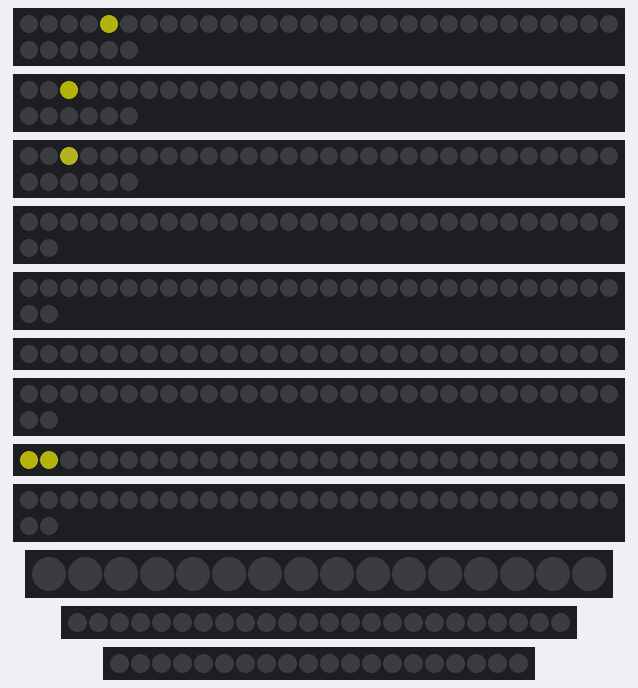
A sketch run on a simulated Arduino Mega 2560, built with avr-gcc and run on an emulated ATmega2560. Parts: 3 × 36 RGB LEDs in strip order, left to right, continuing on the next row, 4 × 32 RGB LEDs in strip order, left to right, continuing on the next row, 2 × 30 RGB LEDs in strip order, left to right, 16 RGB LEDs in strip order, left to right, 24 RGB LEDs in strip order, left to right, 20 RGB LEDs in strip order, left to right. Dim RGB values are drawn brighter than linear; random numbers use the default seed unless the sketch sets one.

Above: at 0.5 s.
At 5.3 s:
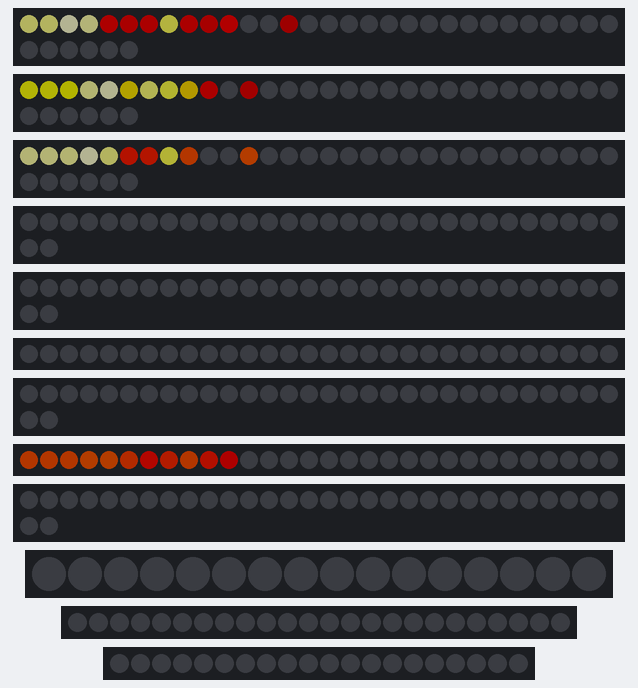
At 10.0 s:
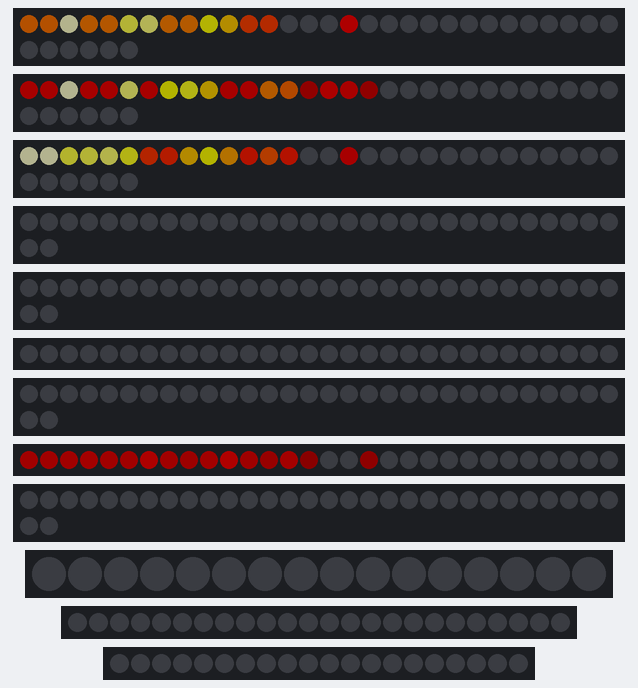
At 19.5 s:
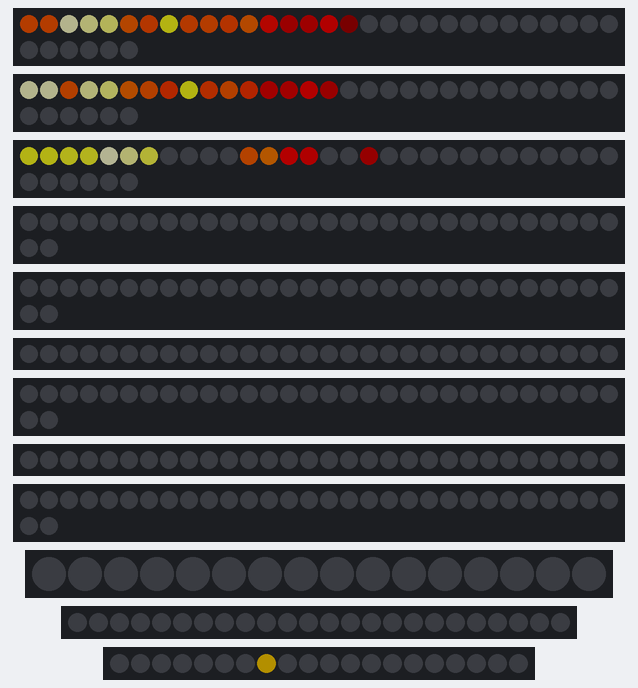
At 29.0 s:
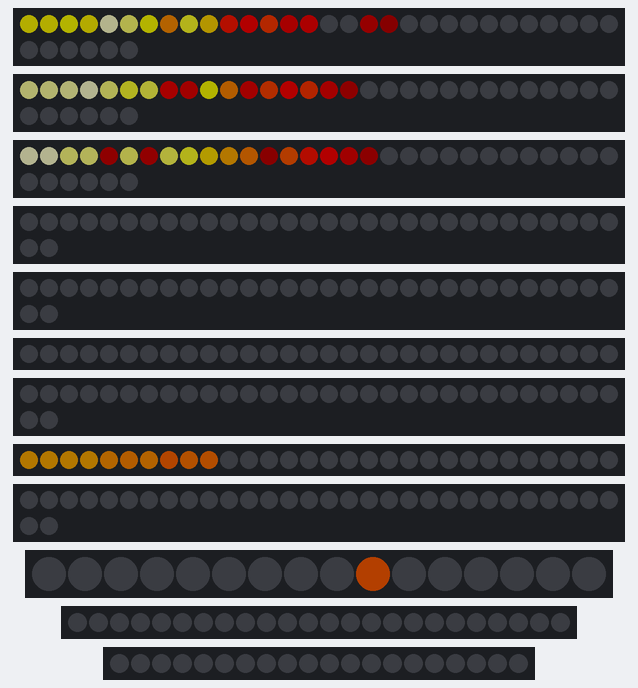
At 39.1 s:
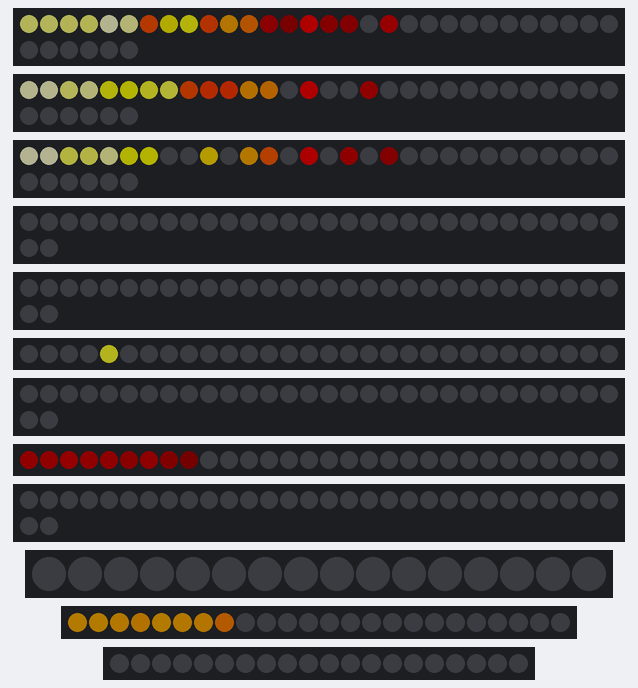

Measured:
- what the display in image 1 shows lasts 0.6 s, from 5.2 s to 5.8 s

The sketch:

CampfireMain.ino
```cpp
#include <FastLED.h>

#define BRIGHTNESS 60   // Set brightness (0-255)
#define LED_TYPE WS2811 // Specify the LED type
#define COLOR_ORDER BRG // Set the color order (BRG is typical for WS2811)

// Configuration for strips
#define NUM_STRIPS 23

// Define the number of LEDs for each strip, their radii, and their data pins
int numLedsPerStrip[NUM_STRIPS] = {36, 36, 36, 32, 32, 30, 32, 30, 32, 16, 24, 20, 28, 20, 20, 24, 20, 28, 16, 24, 20, 28, 16}; // Adjust for your setup

float stripRadii[NUM_STRIPS] = {9, 10, 10, 20, 21, 25, 21, 28, 21, 41, 35, 40, 31, 38, 35, 38, 39, 33, 45, 29, 42, 29, 35};                     // Radii for each strip (in cm)
float stripAngles[NUM_STRIPS] = {90, 332, 221, 171, 292, 262, 26, 71, 120, 252, 278, 304, 330, 350, 429, 96, 131, 149, 169, 194, 209, 230, 12}; // Angles for each strip (degrees)
int dataPins[NUM_STRIPS] = {22, 23, 24, 25, 26, 27, 28, 29, 30, 31, 32, 33, 34, 35, 36, 37, 38, 39, 40, 41, 42, 43, 44};                        // Data pins for each strip

// Define LED arrays for each strip
CRGB *leds[NUM_STRIPS];

// Fire simulation parameters
#define FireAnimationSpeed 30

#define FireCooldownBandTopMin 20
#define FireCooldownBandTopMax 30

#define FireCooldownBandPercentage 0.6 // 0 - 1

#define FireCooldownMin 14
#define FireCooldownMax 18

#define SparkStartingHeatMin 190
#define SparkStartingHeatMax 200

#define BaseHeatTransferPercentageMin 0.03

#define CenterSparkRate 200 // lower value is less chance 0 - 255
#define RandomOtherSpark 60 // lower value is less chance 0 - 255

#define MAX_DISTANCE 40.0 // Maximum distance for heat transfer

float maxRadius;

void setup()
{
    // Allocate LED arrays dynamically and initialize strips
    for (int strip = 0; strip < NUM_STRIPS; strip++)
    {
        leds[strip] = new CRGB[numLedsPerStrip[strip]];
        // Initialize each strip with its corresponding data pin and LED count
        switch (dataPins[strip])
        {
        case 22:
            FastLED.addLeds<LED_TYPE, 22, COLOR_ORDER>(leds[strip], numLedsPerStrip[strip]).setCorrection(TypicalLEDStrip);
            break;
        case 23:
            FastLED.addLeds<LED_TYPE, 23, COLOR_ORDER>(leds[strip], numLedsPerStrip[strip]).setCorrection(TypicalLEDStrip);
            break;
        case 24:
            FastLED.addLeds<LED_TYPE, 24, COLOR_ORDER>(leds[strip], numLedsPerStrip[strip]).setCorrection(TypicalLEDStrip);
            break;
        case 25:
            FastLED.addLeds<LED_TYPE, 25, COLOR_ORDER>(leds[strip], numLedsPerStrip[strip]).setCorrection(TypicalLEDStrip);
            break;
        case 26:
            FastLED.addLeds<LED_TYPE, 26, COLOR_ORDER>(leds[strip], numLedsPerStrip[strip]).setCorrection(TypicalLEDStrip);
            break;
        case 27:
            FastLED.addLeds<LED_TYPE, 27, COLOR_ORDER>(leds[strip], numLedsPerStrip[strip]).setCorrection(TypicalLEDStrip);
            break;
        case 28:
            FastLED.addLeds<LED_TYPE, 28, COLOR_ORDER>(leds[strip], numLedsPerStrip[strip]).setCorrection(TypicalLEDStrip);
            break;
        case 29:
            FastLED.addLeds<LED_TYPE, 29, COLOR_ORDER>(leds[strip], numLedsPerStrip[strip]).setCorrection(TypicalLEDStrip);
            break;
        case 30:
            FastLED.addLeds<LED_TYPE, 30, COLOR_ORDER>(leds[strip], numLedsPerStrip[strip]).setCorrection(TypicalLEDStrip);
            break;
        case 31:
            FastLED.addLeds<LED_TYPE, 31, COLOR_ORDER>(leds[strip], numLedsPerStrip[strip]).setCorrection(TypicalLEDStrip);
            break;
        case 32:
            FastLED.addLeds<LED_TYPE, 32, COLOR_ORDER>(leds[strip], numLedsPerStrip[strip]).setCorrection(TypicalLEDStrip);
            break;
        case 33:
            FastLED.addLeds<LED_TYPE, 33, COLOR_ORDER>(leds[strip], numLedsPerStrip[strip]).setCorrection(TypicalLEDStrip);
            break;
        case 34:
            FastLED.addLeds<LED_TYPE, 34, COLOR_ORDER>(leds[strip], numLedsPerStrip[strip]).setCorrection(TypicalLEDStrip);
            break;
        case 35:
            FastLED.addLeds<LED_TYPE, 35, COLOR_ORDER>(leds[strip], numLedsPerStrip[strip]).setCorrection(TypicalLEDStrip);
            break;
        case 36:
            FastLED.addLeds<LED_TYPE, 36, COLOR_ORDER>(leds[strip], numLedsPerStrip[strip]).setCorrection(TypicalLEDStrip);
            break;
        case 37:
            FastLED.addLeds<LED_TYPE, 37, COLOR_ORDER>(leds[strip], numLedsPerStrip[strip]).setCorrection(TypicalLEDStrip);
            break;
        case 38:
            FastLED.addLeds<LED_TYPE, 38, COLOR_ORDER>(leds[strip], numLedsPerStrip[strip]).setCorrection(TypicalLEDStrip);
            break;
        case 39:
            FastLED.addLeds<LED_TYPE, 39, COLOR_ORDER>(leds[strip], numLedsPerStrip[strip]).setCorrection(TypicalLEDStrip);
            break;
        case 40:
            FastLED.addLeds<LED_TYPE, 40, COLOR_ORDER>(leds[strip], numLedsPerStrip[strip]).setCorrection(TypicalLEDStrip);
            break;
        case 41:
            FastLED.addLeds<LED_TYPE, 41, COLOR_ORDER>(leds[strip], numLedsPerStrip[strip]).setCorrection(TypicalLEDStrip);
            break;
        case 42:
            FastLED.addLeds<LED_TYPE, 42, COLOR_ORDER>(leds[strip], numLedsPerStrip[strip]).setCorrection(TypicalLEDStrip);
            break;
        case 43:
            FastLED.addLeds<LED_TYPE, 43, COLOR_ORDER>(leds[strip], numLedsPerStrip[strip]).setCorrection(TypicalLEDStrip);
            break;
        case 44:
            FastLED.addLeds<LED_TYPE, 44, COLOR_ORDER>(leds[strip], numLedsPerStrip[strip]).setCorrection(TypicalLEDStrip);
            break;
        }
    }

    findMaxRadius();

    FastLED.clear();
    FastLED.setBrightness(BRIGHTNESS);
}

void loop()
{
    static byte **heat = allocateHeatArray();

    // Center fuel
    if (random8() < CenterSparkRate)
    {
        int randomLEDIndex_0 = random(0, 4);
        int randomLEDIndex_1 = random(0, 4);
        int randomLEDIndex_2 = random(0, 4);

        heat[0][randomLEDIndex_0] = qadd8(heat[0][randomLEDIndex_0], random8(SparkStartingHeatMin, SparkStartingHeatMax));
        heat[1][randomLEDIndex_1] = qadd8(heat[1][randomLEDIndex_1], random8(SparkStartingHeatMin, SparkStartingHeatMax));
        heat[2][randomLEDIndex_2] = qadd8(heat[2][randomLEDIndex_2], random8(SparkStartingHeatMin, SparkStartingHeatMax));
    }

    // Random spark somewhere else
    if (random8() < RandomOtherSpark)
    {
        int randomStrip = random(0, NUM_STRIPS);
        int ledSpark = random(0, 5);
        heat[randomStrip][ledSpark] = qadd8(heat[randomStrip][ledSpark], random8(SparkStartingHeatMin, SparkStartingHeatMax));
    }

    // Update fire simulation with heat transfer
    for (int strip = 0; strip < NUM_STRIPS; strip++)
    {
        fireEffect(strip, heat);
    }

    // Display LEDs
    FastLED.show();
    delay(FireAnimationSpeed);
}

void fireEffect(int stripIndex, byte **heat)
{
    int numLeds = numLedsPerStrip[stripIndex];

    int coolDownTopBand = numLeds * FireCooldownBandPercentage;

    // Cool down each LED
    for (int i = numLeds - 1; i >= 0; i--)
    {
        if (i >= coolDownTopBand)
        {
            heat[stripIndex][i] = qsub8(heat[stripIndex][i], random8(FireCooldownBandTopMin, FireCooldownBandTopMax));
        }
        else
        {
            heat[stripIndex][i] = qsub8(heat[stripIndex][i], random8(FireCooldownMin, FireCooldownMax));
        }
    }

    // Heat drifts upward and diffuses within the strip
    for (int i = numLeds - 1; i >= 1; i--)
    {
        heat[stripIndex][i] = (heat[stripIndex][i - 1] + heat[stripIndex][i - 1]) / 2;
    }

    // Simplified heat transfer logic between strips
    for (int otherStrip = 0; otherStrip < NUM_STRIPS; otherStrip++)
    {
        if (otherStrip == stripIndex)
            continue; // Skip self

        // Skip heat transfer if distance exceeds the maximum allowed
        float dist = calculateDistance(stripIndex, otherStrip);
        if (dist >= MAX_DISTANCE)
            continue;

        // Simplify by transferring heat only to the first few LEDs of the other strip
        int transferLimit = min(numLedsPerStrip[stripIndex], numLedsPerStrip[otherStrip]) / 2;

        // Transfer heat for the limited range of LEDs
        for (int i = 0; i < transferLimit; i++)
        {
            float transferFactor = (stripRadii[otherStrip] / maxRadius);
            byte transferAmount = heat[stripIndex][i] * BaseHeatTransferPercentageMin * transferFactor;

            // Add heat to the other strip
            heat[otherStrip][i] = qadd8(heat[otherStrip][i], transferAmount);
        }
    }

    // Map heat to colors
    for (int i = 0; i < numLeds; i++)
    {
        leds[stripIndex][i] = HeatColor(heat[stripIndex][i]);
    }
}

float calculateDistance(int strip1, int strip2)
{
    // Calculate positions in 2D space for each strip's center
    float angle1 = radians(stripAngles[strip1]);
    float angle2 = radians(stripAngles[strip2]);

    float x1 = stripRadii[strip1] * cos(angle1);
    float y1 = stripRadii[strip1] * sin(angle1);

    float x2 = stripRadii[strip2] * cos(angle2);
    float y2 = stripRadii[strip2] * sin(angle2);

    // Euclidean distance between strip centers
    return sqrt(sq(x2 - x1) + sq(y2 - y1));
}

byte **allocateHeatArray()
{
    byte **heat = new byte *[NUM_STRIPS];
    for (int i = 0; i < NUM_STRIPS; i++)
    {
        heat[i] = new byte[numLedsPerStrip[i]];
        memset(heat[i], 0, numLedsPerStrip[i]); // Initialize to zero
    }
    return heat;
}

void findMaxRadius()
{
    maxRadius = stripRadii[0]; // Initialize to the first element of the array

    for (int i = 1; i < NUM_STRIPS; i++)
    {
        if (stripRadii[i] > maxRadius)
        {
            maxRadius = stripRadii[i];
        }
    }
}

CRGB MyHeatColor(byte temperature)
{
    // Map heat values to RGB colors
    CRGB color = CRGB::Black;

    if (temperature > 128)
    {
        color.r = 255;
        color.g = 255;
        color.b = temperature - 128;
    }
    else if (temperature > 64)
    {
        color.r = 255;
        color.g = temperature - 64;
    }
    else
    {
        color.r = temperature;
    }

    return color;
}
```
